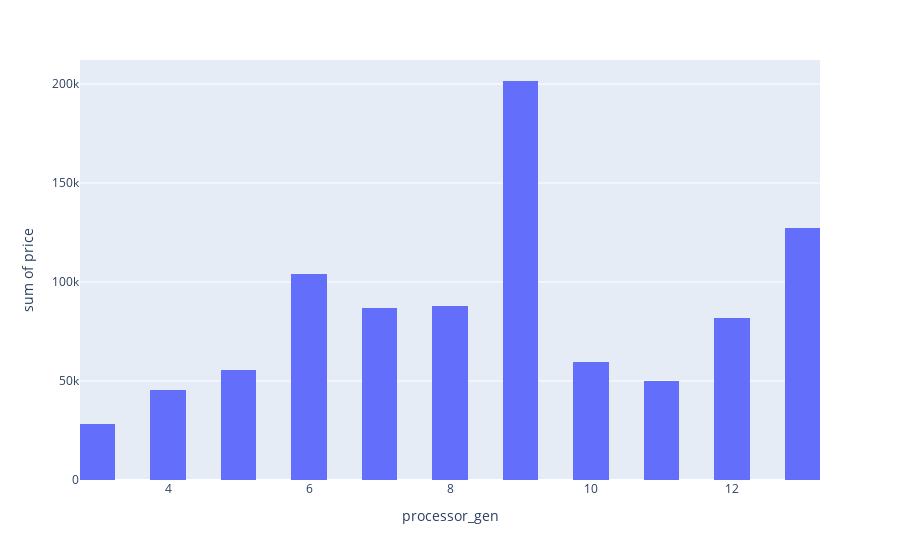

The notebook cell saved with this chart:
### Code cell
counts=df.groupby("processor_gen")["price"].mean().reset_index()
px.histogram(counts,x="processor_gen",y="price",nbins=30)

### Figure 1 — Plotly figure (JSON) as saved in the notebook; plotly's stock layout.template omitted (floating-point values rounded to 4 significant figures)
{"data": [{"alignmentgroup": "True", "bingroup": "x", "histfunc": "sum", "hovertemplate": "processor_gen=%{x}<br>sum of price=%{y}<extra></extra>", "legendgroup": "", "marker": {"color": "#636efa", "pattern": {"shape": ""}}, "name": "", "nbinsx": 30, "offsetgroup": "", "orientation": "v", "showlegend": false, "type": "histogram", "x": [3, 4, 5, 6, 7, 8, 9, 10, 11, 12, 13], "xaxis": "x", "y": [28340, 45620, 55590.0, 104000.0, 86720.0, 87820.0, 201498, 59490.0, 49990.0, 82060.0, 127000.0], "yaxis": "y"}], "layout": {"barmode": "relative", "legend": {"tracegroupgap": 0}, "margin": {"t": 60}, "xaxis": {"anchor": "y", "domain": [0, 1], "title": {"text": "processor_gen"}}, "yaxis": {"anchor": "x", "domain": [0, 1], "title": {"text": "sum of price"}}}}
